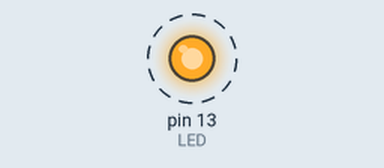
The sketch below on a simulated Arduino Uno, built with avr-gcc and run on an emulated ATmega328P. Shown: output pins drawn as LEDs (lit = HIGH). Dashed ring = blinking.

Above: at 0.5 s.
Timing chart, 0 to 3.0 s (numbered marks = the images above):
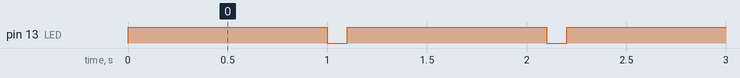

The sketch:

first_blink_sketch_dec23g.ino
```cpp
#define LED 13 // LED connected to
               // digital pin 13
void setup()
{
 pinMode(LED, OUTPUT); // sets the digital
                       // pin as output

}

void loop()
{
  digitalWrite(LED, HIGH); //turns
  delay(1000);             //
  digitalWrite(LED, LOW);  //
  delay(100);             //
}
```

Measured:
- by itself, pin 13 (LED): alternates HIGH for 1.0 s and LOW for 0.10 s
